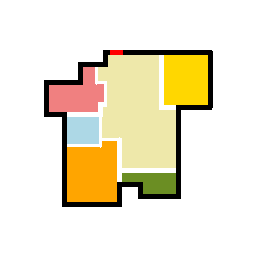
#> input picture testing/dataset/2d floor plan/10073.png, 256 x 256 px; its folder holds 4 pictures in this run
$ jupyter execute floor_info_extraction.ipynb   (shell and % lines are left out)
#> lines starting #> are read from the running program, lines starting #| are printed output that depends on the picture; after the words box and inside, x2 and y2 are one past the last pixel; in counts of white or black regions, pixels touching at a corner belong together
[cell 1]
import cv2
import matplotlib.pyplot as plt
import json
import numpy as np
import math
import os
import glob

[cell 2]
image_path = "dataset/2d floor plan/20.png"
image = cv2.imread(image_path)

if image is None:
    print(f"Error: Could not load image at {image_path}")
else:
    lower_black = np.array([0, 0, 0])
    upper_black = np.array([0, 0, 0])

    mask = cv2.inRange(image, lower_black, upper_black)

    contours, _ = cv2.findContours(mask, cv2.RETR_EXTERNAL, cv2.CHAIN_APPROX_SIMPLE)

    if contours:
        floor_contour = max(contours, key=cv2.contourArea)

        visualization_img = np.ones_like(image) * 255
        cv2.drawContours(visualization_img, [floor_contour], -1, (0, 0, 0), 2)

        plt.figure(figsize=(6, 6))
        plt.imshow(cv2.cvtColor(visualization_img, cv2.COLOR_BGR2RGB))
        plt.title("Extracted Floor Outline")
        plt.axis("off")
        plt.show()

        points = np.squeeze(floor_contour).tolist()

        json_data = json.dumps({"floor_outline": points}, indent=4)

        file_name = "floor_map.json"
        with open(file_name, "w") as f:
            f.write(json_data)

        print(f"Successfully extracted {len(points)} points.")
        print(f"Floor map data saved to '{file_name}")

    else:
        print("No black outline was found in the image")

[cell 3]
def process_floor_plan(image_path, display_plot=True, line_thickness=3):
    """
    Extracts the wall centerline via skeletonization and finds door locations.
    Allows for increasing the centerline width using dilation.
    """
#> called with image_path = 'dataset/2d floor plan/10073.png', display_plot = False, line_thickness = 3
    image = cv2.imread(image_path)
#> image is the input picture: shape (256, 256, 3); mean B, G, R 207.5, 229.4, 237.3
    if image is None:
        return None, [], None

    lower_black = np.array([0, 0, 0])
    upper_black = np.array([50, 50, 50])
    wall_mask = cv2.inRange(image, lower_black, upper_black)
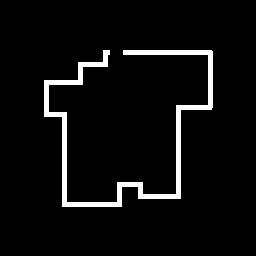
#> wall_mask: shape (256, 256); 4.9% white; 1 white region, box (x1, y1, x2, y2) and area: (44, 50, 213, 207) 3212

    # Ensures the mask is a single channel and of type CV_8UC1
    wall_mask_8u1 = cv2.threshold(wall_mask, 127, 255, cv2.THRESH_BINARY)[1]

    # SKELETONIZE THE MASK TO GET THE CENTERLINE (1-pixel wide)
    centerline_1px = cv2.ximgproc.thinning(wall_mask_8u1)
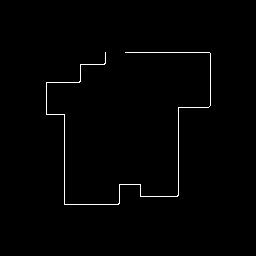
#> centerline_1px: shape (256, 256); 0.97% white in thin lines or dots, all inside (x1, y1, x2, y2) = (46, 52, 211, 205)

    # APPLY DILATION TO INCREASE LINE THICKNESS
    final_centerline_img = centerline_1px
    if line_thickness > 1:
        # Create a kernel for dilation based on desired thickness
        # A thickness of N means (N-1) / 2 pixels are added to each side of the 1px line
        # So, for a desired thickness of 3, a kernel should be of (3,3)
        dilation_kernel_size = line_thickness
        dilation_kernel = np.ones(
            (dilation_kernel_size, dilation_kernel_size), np.uint8
        )

        final_centerline_img = cv2.dilate(centerline_1px, dilation_kernel, iterations=1)
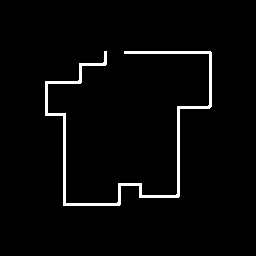
#> final_centerline_img: shape (256, 256); 2.9% white; 1 white region, box (x1, y1, x2, y2) and area: (45, 51, 212, 206) 1914

    # These points will now correspond to the *thickened* line
    centerline_points = np.argwhere(final_centerline_img > 0)
#> centerline_points = 1914 pairs, first value 51 to 205, second value 45 to 211
    centerline_points = centerline_points[:, ::-1].tolist()
#> centerline_points = 1914 pairs, first value 45 to 211, second value 51 to 205

    inverted_centerline = 255 - final_centerline_img
    visualization_img = cv2.cvtColor(inverted_centerline, cv2.COLOR_GRAY2BGR)

    # EXTRACT DOOR LOCATIONS
    lower_door_color = np.array([0, 0, 245])
    upper_door_color = np.array([0, 30, 255])
    door_mask = cv2.inRange(image, lower_door_color, upper_door_color)
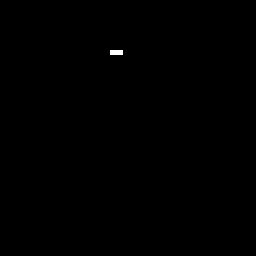
#> door_mask: shape (256, 256); 0.1% white; 1 white region, box (x1, y1, x2, y2) and area: (110, 50, 123, 55) 65

    door_contours, _ = cv2.findContours(
        door_mask, cv2.RETR_TREE, cv2.CHAIN_APPROX_SIMPLE
    )
#> door_contours = [[[110, 50], [110, 54], [122, 54], [122, 50]]]

    door_locations = []
    for contour in door_contours:
        M = cv2.moments(contour)
        if M["m00"] != 0:
            cX = int(M["m10"] / M["m00"])
            cY = int(M["m01"] / M["m00"])
            door_locations.append((cX, cY))
            cv2.circle(visualization_img, (cX, cY), 8, (0, 0, 255), -1)
#> this loop made 1 pass
#> (contour, cX, cY) on pass 1: ([[110, 50], [110, 54], [122, 54], [122, 50]], 116, 52)
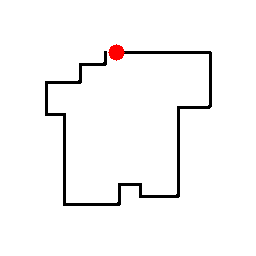
#> visualization_img: shape (256, 256, 3); mean B, G, R 246.8, 246.8, 247.6
#> after the loop, door_locations = [(116, 52)]

    if display_plot:
        plt.figure(figsize=(8, 8))
        plt.imshow(cv2.cvtColor(visualization_img, cv2.COLOR_BGR2RGB))
        plt.title("Wall Centerline and Doors")
        plt.axis("off")
        plt.show()

    return centerline_points, door_locations, visualization_img


def find_image_colors(image_path):
    """
    Analyzes an image to find the average color of all distinct colored shapes.
    """
    image = cv2.imread(image_path)
    if image is None:
        print(f"Could not load image: {image_path}")
        return

    gray = cv2.cvtColor(image, cv2.COLOR_BGR2GRAY)

    # Create a mask to exclude black and white areas
    _, thresh = cv2.threshold(
        gray, 240, 255, cv2.THRESH_BINARY_INV
    )
    black_mask = cv2.inRange(image, np.array([0, 0, 0]), np.array([50, 50, 50]))
    non_black_mask = cv2.bitwise_not(black_mask)

    # Final mask includes things that are not white AND not black
    final_mask = cv2.bitwise_and(thresh, non_black_mask)

    # Find contours of all the colored shapes
    contours, _ = cv2.findContours(
        final_mask, cv2.RETR_EXTERNAL, cv2.CHAIN_APPROX_SIMPLE
    )

    print(f"--- Analyzing colors in: {image_path} ---")
    if not contours:
        print("No distinct color blobs were found.")
        return

    for i, contour in enumerate(contours):
        # Create a mask for each individual contour
        mask = np.zeros(gray.shape, dtype="uint8")
        cv2.drawContours(mask, [contour], -1, 255, -1)

        # Calculate the average color within that contour's area
        mean_bgr = cv2.mean(image, mask=mask)

        # Format the BGR and RGB values
        b = int(mean_bgr[0])
        g = int(mean_bgr[1])
        r = int(mean_bgr[2])

        print(
            f"Shape #{i + 1}:  Average BGR = ({b}, {g}, {r})  |  RGB = ({r}, {g}, {b})"
        )

[cell 4]
find_image_colors("dataset/2d floor plan/10017.png")

[cell 5]
import cv2
import numpy as np
import matplotlib.pyplot as plt


def debug_door_color(image_path):
    """
    Use this function to find the perfect color range for your doors.
    Adjust the two arrays below until the door appears white in the right panel.
    """
    # =================== ADJUST THESE VALUES ===================
    # STARTING WITH A RANGE FOR ORANGE: BGR = (0, 165, 255)
    lower_door_color = np.array([0, 0, 245])
    upper_door_color = np.array([0, 30, 255])
    # =========================================================

    image = cv2.imread(image_path)
    if image is None:
        print(f"Could not load image: {image_path}")
        return

    door_mask = cv2.inRange(image, lower_door_color, upper_door_color)

    fig, axes = plt.subplots(1, 2, figsize=(10, 5))

    axes[0].imshow(cv2.cvtColor(image, cv2.COLOR_BGR2RGB))
    axes[0].set_title("Original Image")
    axes[0].axis("off")

    axes[1].imshow(door_mask, cmap="gray")
    axes[1].set_title("Door Color Mask (Goal: Door is White)")
    axes[1].axis("off")

    plt.show()


debug_door_color("dataset/2d floor plan/10017.png")

[cell 6]
image_folder_path = "dataset/2d floor plan/*.png"
all_image_paths = glob.glob(image_folder_path)

image_paths_to_show = all_image_paths[:100]

if not image_paths_to_show:
    print(f"No PNG images found in the specified path: {image_folder_path}")
else:
    num_images = len(image_paths_to_show)
    cols = int(math.ceil(math.sqrt(num_images)))
    rows = int(math.ceil(num_images / cols))

    fig, axes = plt.subplots(rows, cols, figsize=(cols * 4, rows * 4))
    axes = axes.flatten()

    for i, img_path in enumerate(image_paths_to_show):
        outline_points, door_locations, vis_img = process_floor_plan(
            img_path, display_plot=False
        )
#> outline_points has the same summary as centerline_points in process_floor_plan; door_locations = [(116, 52)]

        ax = axes[i]
        ax.set_title(os.path.basename(img_path), fontsize=10)
        ax.axis("off")

        if door_locations:
            ax.set_xlabel(
                f"{len(door_locations)} door(s) found", fontsize=9, color="blue"
            )

        if vis_img is not None:
            ax.imshow(cv2.cvtColor(vis_img, cv2.COLOR_BGR2RGB))
        else:
            original_img = cv2.imread(img_path)
            if original_img is not None:
                ax.imshow(cv2.cvtColor(original_img, cv2.COLOR_BGR2RGB))
                ax.set_title(
                    f"{os.path.basename(img_path)}\n(Processing failed)",
                    fontsize=8,
                    color="red",
                )
#> pass 2 of the loop `for i, img_path in enumerate(image_paths_to_show):`:
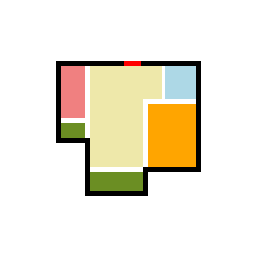
#> input picture testing/dataset/2d floor plan/10107.png, 256 x 256 px
#> in process_floor_plan, image is the input picture: shape (256, 256, 3); mean B, G, R 217.6, 232.9, 238.6
#> in process_floor_plan (call 2), `wall_mask = cv2.inRange(image, lower_black, upper_black)`:
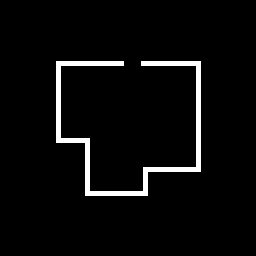
#> wall_mask: shape (256, 256); 4% white; 1 white region, box (x1, y1, x2, y2) and area: (56, 61, 201, 196) 2615
#> centerline_1px: shape (256, 256); 0.79% white in thin lines or dots, all inside (x1, y1, x2, y2) = (58, 63, 199, 194)
#> final_centerline_img: shape (256, 256); 2.4% white; 1 white region, box (x1, y1, x2, y2) and area: (57, 62, 200, 195) 1560
#> in process_floor_plan (call 2), `centerline_points = np.argwhere(final_centerline_img > 0)`: centerline_points = 1560 pairs, first value 62 to 194, second value 57 to 199
#> in process_floor_plan (call 2), `centerline_points = centerline_points[:, ::-1].tolist()`: centerline_points = 1560 pairs, first value 57 to 199, second value 62 to 194
#> door_mask: shape (256, 256); 0.13% white; 1 white region, box (x1, y1, x2, y2) and area: (124, 61, 141, 66) 85
#> door_contours = [[[124, 61], [124, 65], [140, 65], [140, 61]]]
#> the loop in process_floor_plan (call 2), `for contour in door_contours:` made 1 pass
#> (contour, cX, cY) on pass 1: ([[124, 61], [124, 65], [140, 65], [140, 61]], 132, 63)
#> after the loop in process_floor_plan (call 2), `for contour in door_contours:`:
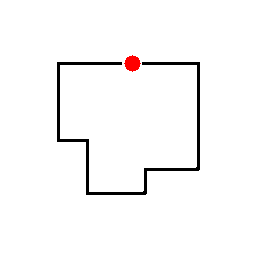
#> visualization_img: shape (256, 256, 3); mean B, G, R 248.2, 248.2, 248.9
#> after the loop in process_floor_plan (call 2), `for contour in door_contours:`: door_locations = [(132, 63)]
#> `outline_points, door_locations, vis_img = process_floor_plan( img_path..`: outline_points has the same summary as centerline_points in process_floor_plan
#> pass 3 of the loop `for i, img_path in enumerate(image_paths_to_show):`:
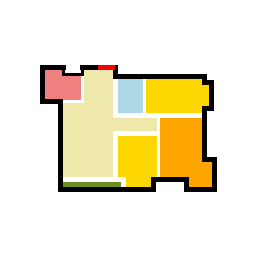
#> input picture testing/dataset/2d floor plan/11363.png, 256 x 256 px
#> in process_floor_plan, image is the input picture: shape (256, 256, 3); mean B, G, R 206.6, 231.9, 239.9
#> in process_floor_plan (call 3), `wall_mask = cv2.inRange(image, lower_black, upper_black)`:
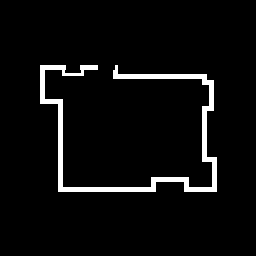
#> wall_mask: shape (256, 256); 4.6% white; 1 white region, box (x1, y1, x2, y2) and area: (40, 65, 217, 192) 3039
#> centerline_1px: shape (256, 256); 0.94% white in thin lines or dots, all inside (x1, y1, x2, y2) = (42, 66, 215, 190)
#> final_centerline_img: shape (256, 256); 2.8% white; 1 white region, box (x1, y1, x2, y2) and area: (41, 65, 216, 191) 1859
#> in process_floor_plan (call 3), `centerline_points = np.argwhere(final_centerline_img > 0)`: centerline_points = 1859 pairs, first value 65 to 190, second value 41 to 215
#> in process_floor_plan (call 3), `centerline_points = centerline_points[:, ::-1].tolist()`: centerline_points = 1859 pairs, first value 41 to 215, second value 65 to 190
#> door_mask: shape (256, 256); 0.13% white; 1 white region, box (x1, y1, x2, y2) and area: (98, 65, 115, 70) 85
#> door_contours = [[[98, 65], [98, 69], [114, 69], [114, 65]]]
#> the loop in process_floor_plan (call 3), `for contour in door_contours:` made 1 pass
#> (contour, cX, cY) on pass 1: ([[98, 65], [98, 69], [114, 69], [114, 65]], 106, 67)
#> after the loop in process_floor_plan (call 3), `for contour in door_contours:`:
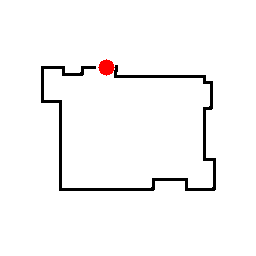
#> visualization_img: shape (256, 256, 3); mean B, G, R 247, 247, 247.8
#> after the loop in process_floor_plan (call 3), `for contour in door_contours:`: door_locations = [(106, 67)]
#> `outline_points, door_locations, vis_img = process_floor_plan( img_path..`: outline_points has the same summary as centerline_points in process_floor_plan
#> the loop made 4 passes; the first 3 are shown

    for i in range(num_images, len(axes)):
        axes[i].axis("off")
#> this loop made 0 passes

    plt.tight_layout(pad=2.0)
    plt.show()
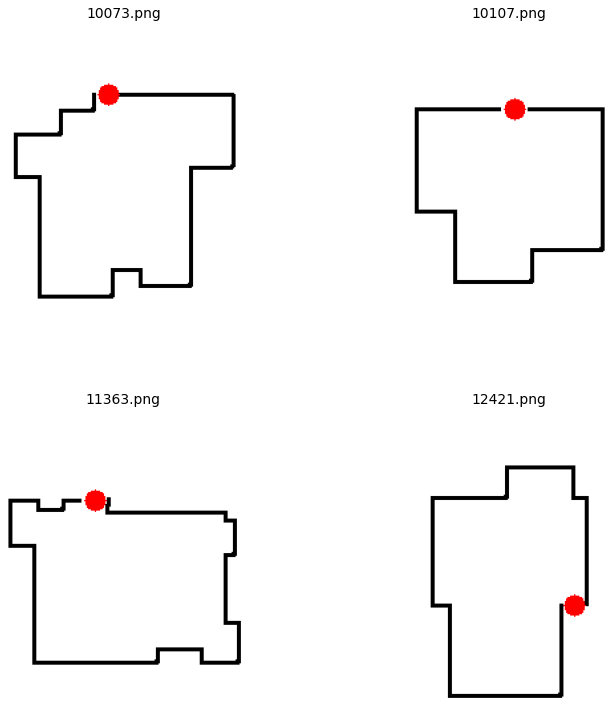
#> figure drawn by matplotlib, 4 panels
